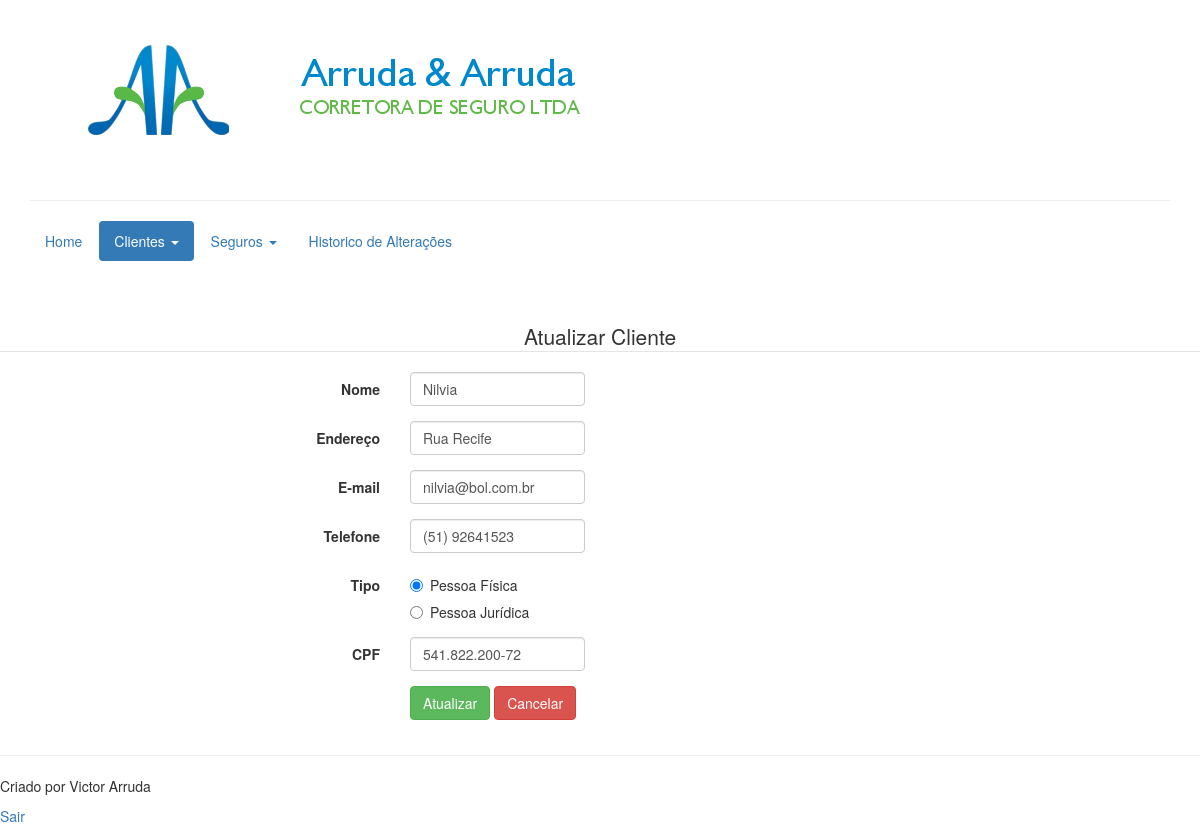
Screenshot of /principal.php?m=a&id=9 (signed in) with the database file from the repository.
### tables this page shows
CREATE TABLE IF NOT EXISTS `Clientes` (
`idCliente` int(11) NOT NULL,
  `nome` varchar(45) NOT NULL,
  `endereco` varchar(45) DEFAULT NULL,
  `telefone` varchar(45) DEFAULT NULL,
  `tipo` varchar(1) NOT NULL,
  `email` varchar(45) DEFAULT NULL,
  `cpf_cnpj` varchar(20) NOT NULL
);

### cls/clientesClass.php (called while the page is built, shortened)
<?php
	require_once 'conexaoClass.php';
	class clientesClass
	{
		var $resultado;
		public function getconsulta()
		{
			return $this -> resultado;
		}
		public function buscarUm($idCliente){
			$conn = new conexaoClass();
			$conn -> abrir_conexao();
			$sql = "select * from Clientes where idCliente = $idCliente";
			$this -> resultado = mysql_query($sql, $conn -> getconn());
		}
	}
?>

### cls/conexaoClass.php (called while the page is built, shortened)
<?php
	class conexaoClass
	{
		var $conn;
		function abrir_conexao()
			{
				$server  = 'localhost';
				$usuario = 'root';
				$senha = '';
				$this -> conn = mysql_connect($server,$usuario, $senha);
			}
		function getconn()
			{
				return $this -> conn;
			}
	}
?>

### atualizarCliente.php (the view, shortened to what this page needs)
<?php
require_once 'cls/clientesClass.php';
$cli = new clientesClass();
$cli-> buscarUm($_GET['id']);
$cliente = mysql_fetch_array($cli -> getconsulta());
?>
<!DOCTYPE html>
<html>
<head>
</head>
<body>
<form class="form-horizontal" method = POST action = 'processarAtualizarClientes.php'>
<fieldset>
<legend align = "center">Atualizar Cliente</legend>
<div class="form-group">
  <label class="col-md-4 control-label" for="textinput">Nome</label>
  <div class="col-md-2">
  <input id="nome" name="nome" type="text" value = "<?=$cliente['nome']?>" class="form-control input-md" required="">
  </div>
</div>
<div class="form-group">
  <label class="col-md-4 control-label" for="endereco">Endereço</label>
  <div class="col-md-2">
  <input id="endereco" name="endereco" type="text" value = "<?=$cliente['endereco']?>" class="form-control input-md">
  </div>
</div>
<div class="form-group">
  <label class="col-md-4 control-label" for="email">E-mail</label>
  <div class="col-md-2">
  <input id="email" name="email" type="text" value = "<?=$cliente['email']?>" class="form-control input-md" required="">
  </div>
</div>
<div class="form-group">
  <label class="col-md-4 control-label" for="telefone">Telefone</label>
  <div class="col-md-2">
  <input id="telefone" name="telefone" type="text" value = "<?=$cliente['telefone']?>" class="form-control input-md">
  </div>
</div>
<div class="form-group">
  <label class="col-md-4 control-label" for="radios">Tipo</label>
  <div class="col-md-4">
  <div class="radio">
    <label for="radios-0">
      <input type="radio" name="tipoCliente" id="radios-0" value="1" checked="checked" onchange="paraCPF()">
      Pessoa Física
    </label>
	</div>
  <div class="radio">
    <label for="radios-1">
      <input type="radio" name="tipoCliente" id="radios-1" value="2" onchange="paraCNPJ()">
      Pessoa Jurídica
    </label>
	</div>
  </div>
</div>
<div class="form-group">
  <label id = "texto" class="col-md-4 control-label" for="cpf_cnpj">CPF</label>
  <div class="col-md-2">
  <input id="cpf_cnpj" name="cpf_cnpj" pattern = "^[0-9]{3}.[0-9]{3}.[0-9]{3}-[0-9]{2}$" type="text" value = "<?=$cliente['cpf_cnpj']?>" class="form-control input-md" required="">
  </div>
</div>
<div class="form-group">
  <label class="col-md-4 control-label" for="atualizar"></label>
  <div class="col-md-8">
    <button id="atualizar" name="atualizar" class="btn btn-success">Atualizar</button>
    <button id="cancelar" type = "button" onclick= "getBack()" name="cancelar" class="btn btn-danger">Cancelar</button>
  </div>
</div>
</fieldset>
</form>
</body>
</html>

### rows the page displays
clientes: nome "Nilvia", endereco "Rua Recife", email "nilvia@bol.com.br", telefone "(51) 92641523", cpf_cnpj "541.822.200-72"
